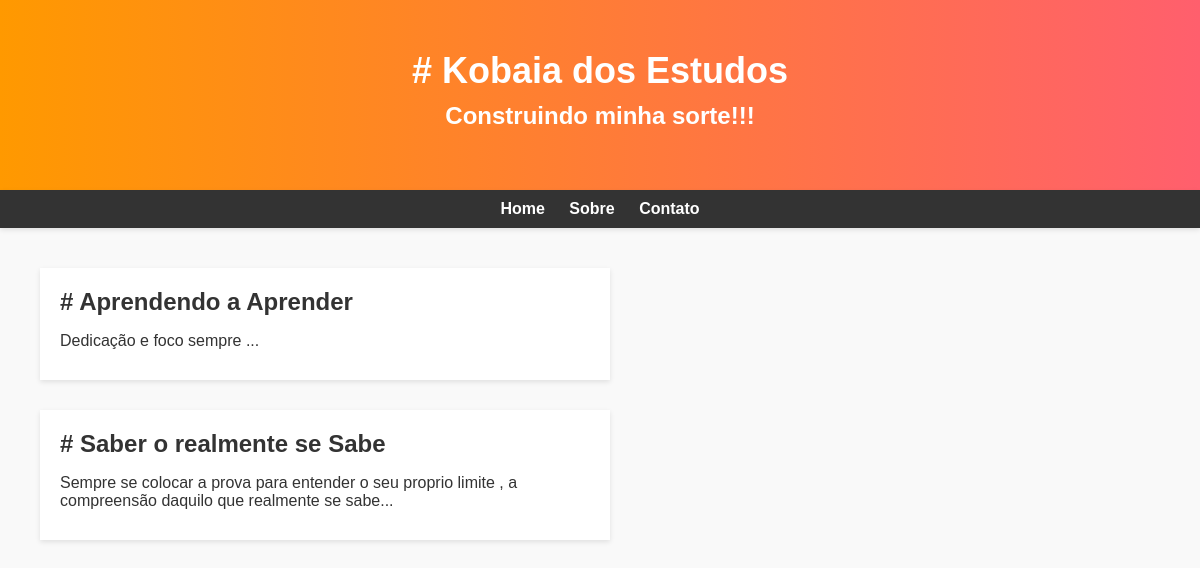
Before: / with the older database file.
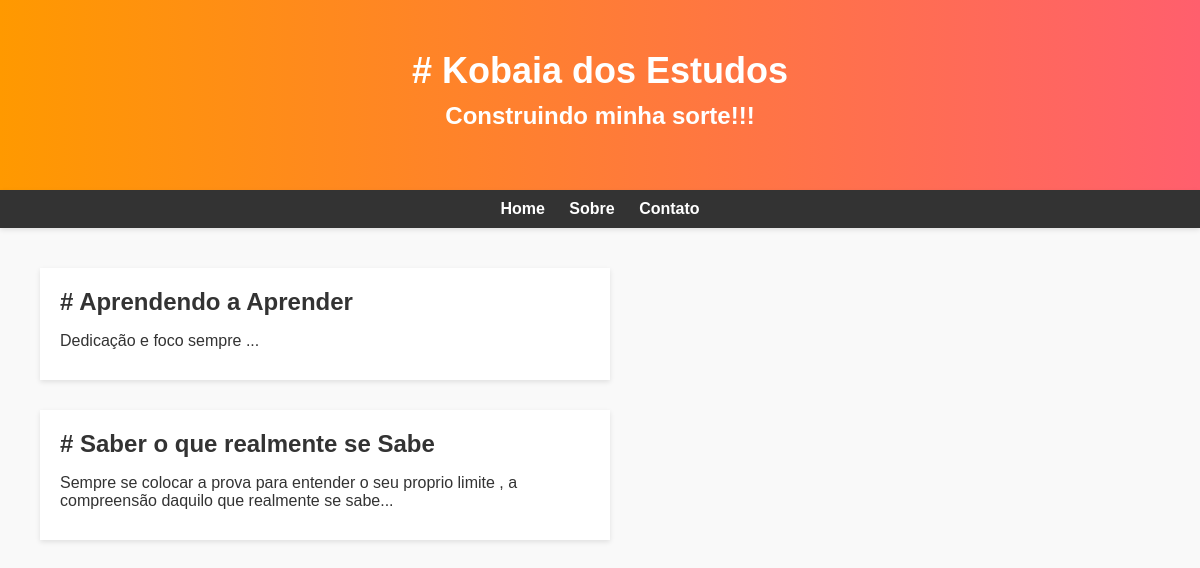
After: the same page with the newer database file.
### blog/models.py (models this page shows, shortened)
class Post(models.Model):
    author = models.ForeignKey(settings.AUTH_USER_MODEL, on_delete=models.CASCADE)
    title = models.CharField(max_length=200)
    text = models.TextField()
    created_date = models.DateTimeField(default=timezone.now)
    published_date = models.DateTimeField(blank=True, null=True)

### blog/views.py (the view)
# urls.py: path('', views.post_list, name='post_list')
def post_list(request):
    posts = Post.objects.all()
    return render(request, 'blog/post_list.html', {'posts': posts})

### blog/templates/blog/post_list.html (shortened to what this page needs)
<!DOCTYPE html>
<html lang="en">
<head>
    <link rel="stylesheet" href="https://cdnjs.cloudflare.com/ajax/libs/font-awesome/5.15.4/css/all.min.css">
</head>
<body>
    <header>
        <h1 style="color: #fff;"># Kobaia dos Estudos </h1>
        <h2 style="color: #fff;">Construindo minha sorte!!!</h2>
    </header>
    <nav>
        <a href="#" style="color: #fff;">Home</a>
        <a href="#" style="color: #fff;">Sobre</a>
        <a href="#" style="color: #fff;">Contato</a>
    </nav>
    <section>
        {% for post in posts %}
        <article>
            <h2>{{ post.title }}</h2>
            <p>{{ post.text }}</p>
        </article>
        {% endfor %}
    </section>
</body>
</html>

### blog/templates/blog/post_list.html (style rules this page uses)
body { font-family: Arial, sans-serif; margin: 0; padding: 0; background-color: #f9f9f9; color: #333; }
header { background-image: linear-gradient(to right, #ff9900, #ff5f6d); color: #fff; padding: 50px 20px; text-align: center; }
header h1 { margin: 0; font-size: 36px; }
header h2 { margin: 10px 0; font-size: 24px; }
nav { background-color: #333; padding: 10px; text-align: center; box-shadow: 0 2px 5px rgba(0, 0, 0, 0.1); }
nav a { margin: 0 10px; text-decoration: none; color: #fff; font-weight: bold; transition: color 0.3s; }
section { padding: 20px; margin: 20px; display: flex; flex-wrap: wrap; justify-content: space-between; }
article { width: calc(50% - 30px); background-color: #fff; padding: 20px; margin-bottom: 30px; box-shadow: 0 2px 5px rgba(0, 0, 0, 0.1); transition: transform 0.3s; }
article h2 { margin-top: 0; margin-bottom: 10px; }
article p { margin-bottom: 10px; }

Changed rows visible on the page:
changed Post: title "# Saber o realmente se Sabe" → "# Saber o que realmente se Sabe"
